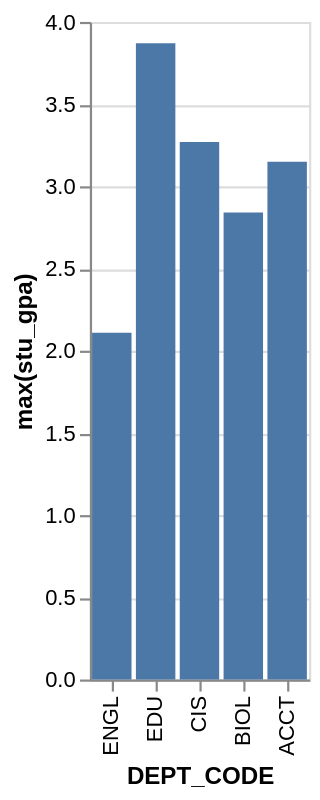

Describe this chart as a Vega-Lite specification.
### Vega-Lite specification from a JSON file in a GitHub repository (floating-point values rounded to 4 significant figures)
{"data": {"values": [{"x_data": "ENGL", "y_data": 2.11}, {"x_data": "EDU", "y_data": 3.87}, {"x_data": "CIS", "y_data": 3.27}, {"x_data": "BIOL", "y_data": 2.84}, {"x_data": "ACCT", "y_data": 3.15}]}, "mark": "bar", "encoding": {"x": {"field": "x_data", "type": "nominal", "title": "DEPT_CODE", "sort": "descending"}, "y": {"field": "y_data", "type": "quantitative", "title": "max(stu_gpa)"}}}
